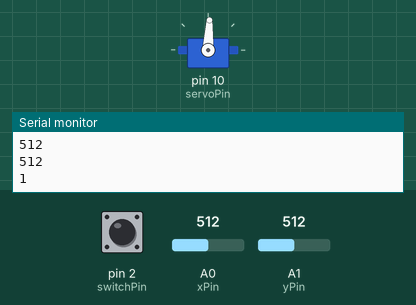
Simulated run of this sketch. Board: Arduino Uno, built with avr-gcc and run on an emulated ATmega328P. Shown: servo, the last lines printed to the serial monitor. Inputs (shaded band) come from the test bench; at power-on: A0 (xPin) = 512, pin 2 (switchPin) HIGH, A1 (yPin) = 512.

Above: at 1.2 s.
1.3 s: A0 (xPin) set to 716
At 2.5 s:
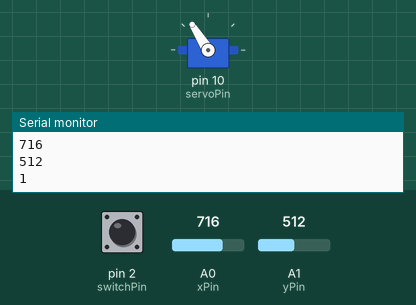
2.8 s: A0 (xPin) set to 900
At 4.0 s:
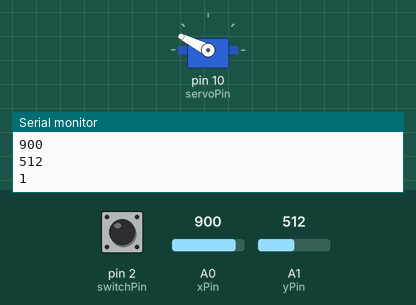
4.3 s: A0 (xPin) set to 1023
At 5.5 s:
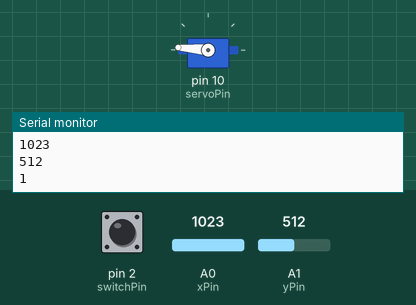
5.8 s: A0 (xPin) set to 306
At 7.0 s:
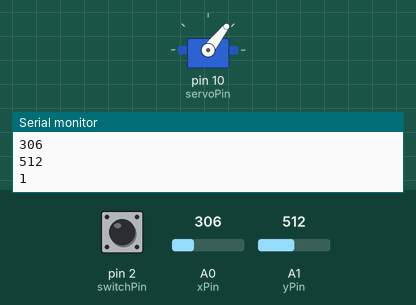
7.3 s: A0 (xPin) set to 122
At 7.6 s:
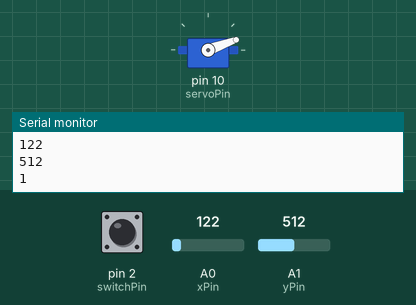
8.8 s: A0 (xPin) set to 511
At 9.2 s:
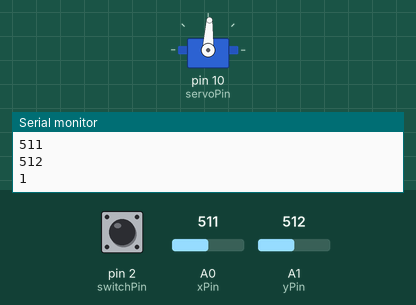
Timing chart, 0 to 11.3 s (numbered marks = the images above; inputs shaded):
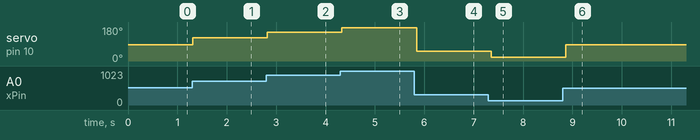

Measured:
- after the input at 1.3 s, servo on pin 10 (servoPin): 87° → 122° at once
- after the input at 2.8 s, servo on pin 10 (servoPin): 122° → 153° at once
- after the input at 4.3 s, servo on pin 10 (servoPin): 153° → 175° at once
- after the input at 5.8 s, servo on pin 10 (servoPin): 175° → 52° after 0.05 s
- after the input at 7.3 s, servo on pin 10 (servoPin): 52° → 20° after 0.06 s
- after the input at 8.8 s, servo on pin 10 (servoPin): 20° → 87° after 0.07 s

The sketch:

sketch_joystick_controlling_servo.ino
```cpp
#include <Servo.h>
int xPin = A0;
int yPin = A1;
int switchPin = 2;
int servoPin = 10;

int xVal;
int yVal;
int switchVal;
int angle;

Servo myServo;
int dt = 100;

void setup() {
  // put your setup code here, to run once:
  pinMode(xPin, INPUT);
  pinMode(yPin, INPUT);
  pinMode(switchPin, INPUT);
  myServo.attach(servoPin);
  Serial.begin(9600);
  digitalWrite(switchPin, HIGH); // weil es ein PULL UP Resistor ist!
}

void loop() {
  // put your main code here, to run repeatedly:
  xVal = analogRead(xPin);
  yVal = analogRead(yPin);
  switchVal = digitalRead(switchPin);
  angle = (175./1023.) * xVal;
  myServo.write(angle);
  Serial.println(xVal);
  Serial.println(yVal);
  Serial.println(switchVal);
  Serial.println();

  delay(dt);

}
```
